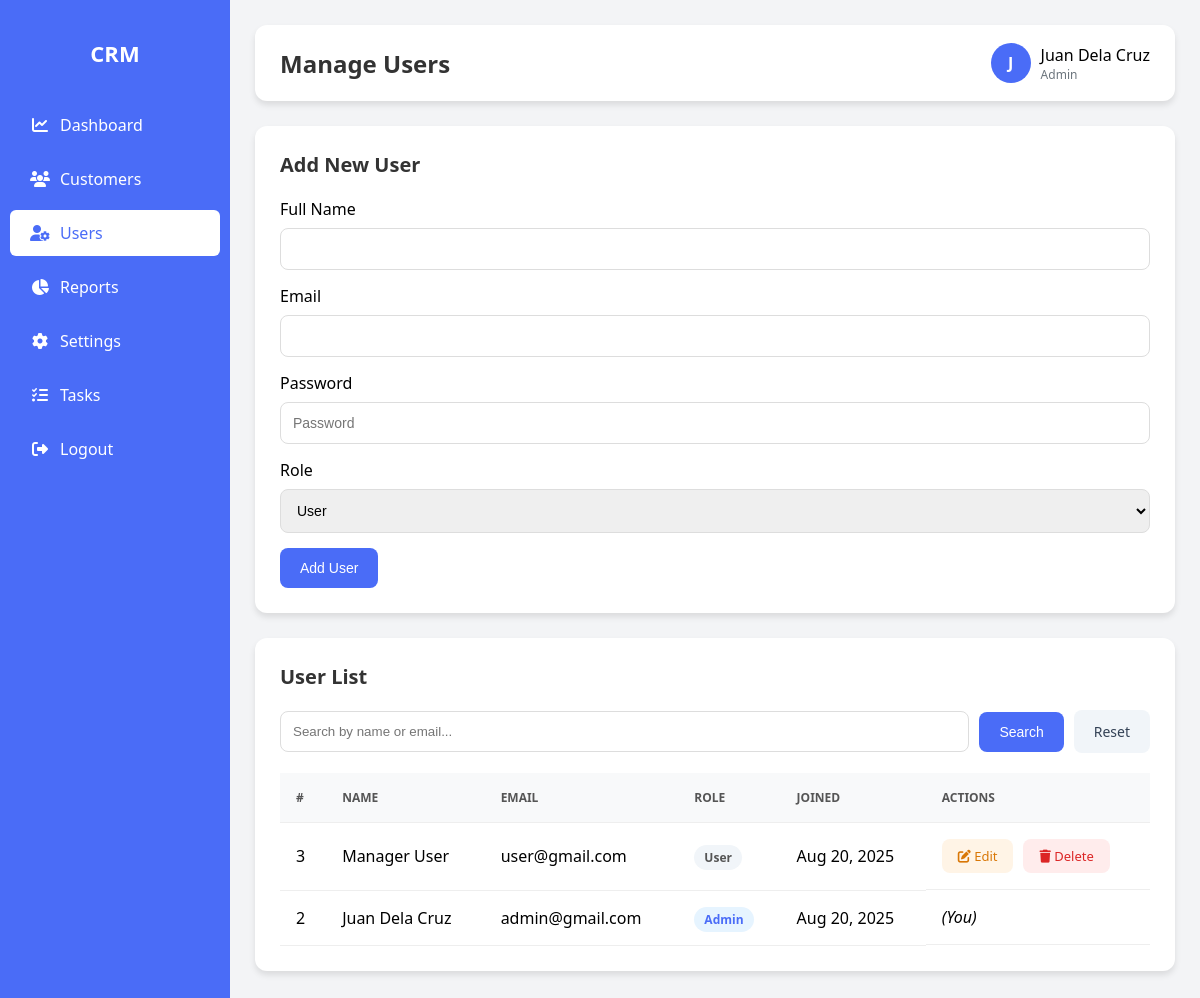
The page /users.php (signed in) on the database as committed earlier.
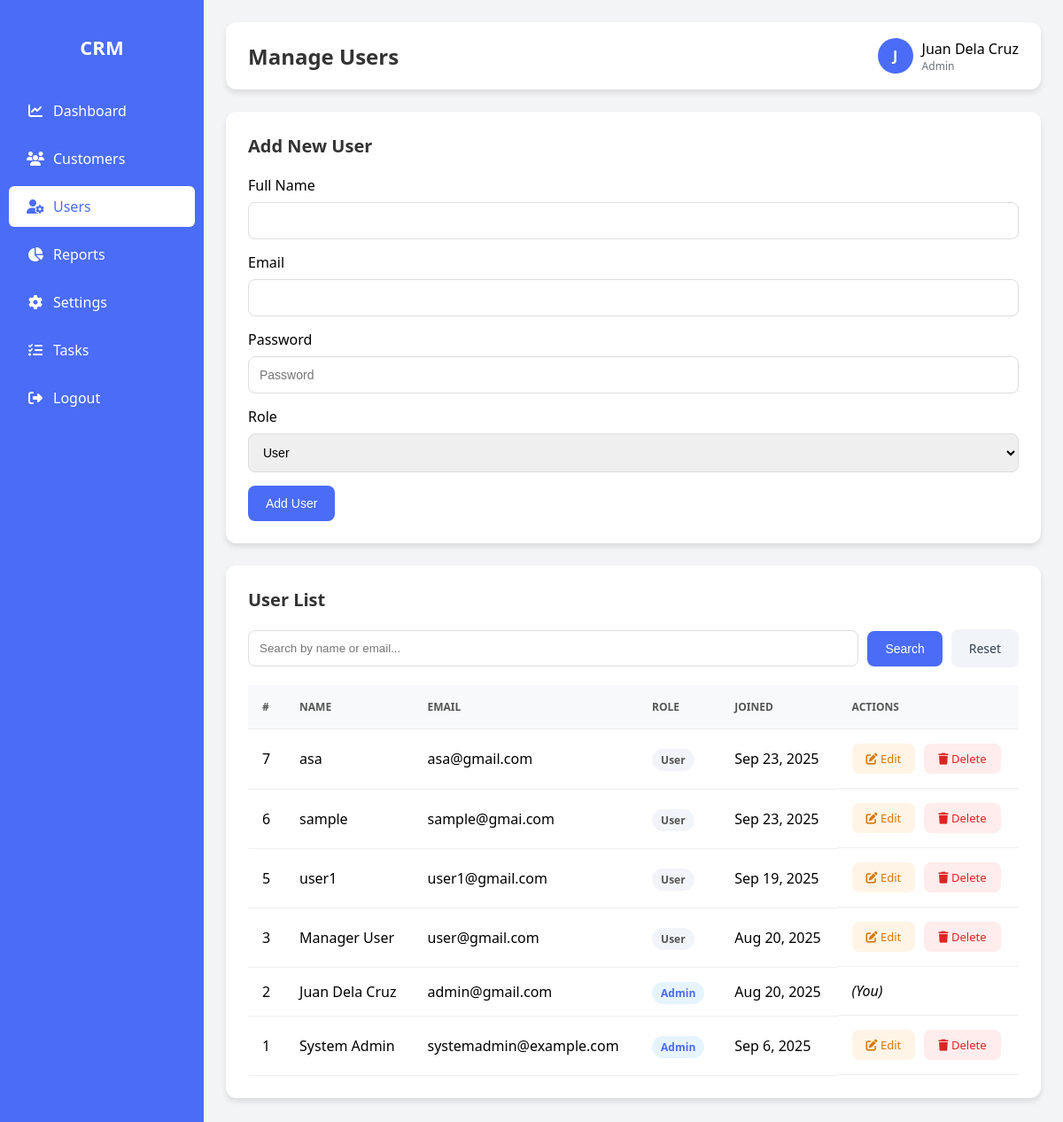
The same page on the database as committed later.
### tables this page shows
CREATE TABLE `users` (
  `id` int(11) NOT NULL,
  `name` varchar(100) NOT NULL,
  `email` varchar(100) NOT NULL,
  `password` varchar(255) NOT NULL,
  `role` enum('admin','user') DEFAULT 'user',
  `phone` varchar(20) DEFAULT NULL,
  `position` varchar(100) DEFAULT NULL,
  `bio` text DEFAULT NULL,
  `created_at` timestamp NOT NULL DEFAULT current_timestamp(),
  `updated_at` timestamp NOT NULL DEFAULT current_timestamp() ON UPDATE current_timestamp()
);

### functions.php (called while the page is built, shortened)
<?php
function getUserDetails($user_id) {
    global $conn;
    $sql = "SELECT * FROM users WHERE id = ?";
    $stmt = $conn->prepare($sql);
    $stmt->bind_param("i", $user_id);
    $stmt->execute();
    $result = $stmt->get_result();
    if ($result->num_rows > 0) {
        $user = $result->fetch_assoc();
        $name_parts = explode(' ', $user['name'], 2);
        $user['first_name'] = $name_parts[0] ?? '';
        $user['last_name'] = $name_parts[1] ?? '';
        return $user;
    }
    return null;
}
?>

### users.php (the view, shortened to what the changed rows need)
<?php
include 'config.php';
include 'functions.php';
$user_id = $_SESSION['user_id'];
$user_data = getUserDetails($user_id);
$user_name = $user_data['name'];
$role = $user_data['role'];
$search_term = $_GET['search'] ?? '';
if (!empty($search_term)) {
    $search_like = "%" . $search_term . "%";
    $stmt = $conn->prepare("SELECT id, name, email, role, created_at FROM users WHERE name LIKE ? OR email LIKE ? ORDER BY id DESC");
    $stmt->bind_param("ss", $search_like, $search_like);
    $stmt->execute();
    $result = $stmt->get_result();
    $stmt->close();
} else {
    $result = $conn->query("SELECT id, name, email, role, created_at FROM users ORDER BY id DESC");
}
?>
<!DOCTYPE html>
<html lang="en">
<head>
    <link rel="stylesheet" href="https://cdnjs.cloudflare.com/ajax/libs/font-awesome/6.4.0/css/all.min.css">
</head>
<body>
    <?php include 'sidebar.php'; ?>
    <div class="main-content">
        <div class="header">
            <h2>Manage Users</h2>
            <div class="header-actions">
                <div class="user-profile">
                    <div class="user-avatar"><?= strtoupper(substr($user_name, 0, 1)); ?></div>
                    <div>
                        <div style="font-weight: 500;"><?= htmlspecialchars($user_name); ?></div>
                        <div style="font-size: 12px; color: var(--secondary);"><?= ucfirst($role); ?></div>
                    </div>
                </div>
            </div>
        </div>
        <div class="card">
            <table>
                <thead>
                    <tr>
                        <th>#</th>
                        <th>Name</th>
                        <th>Email</th>
                        <th>Role</th>
                        <th>Joined</th>
                        <th>Actions</th>
                    </tr>
                </thead>
                <tbody>
                    <?php while ($row = $result->fetch_assoc()): ?>
                    <tr>
                        <td><?= $row['id']; ?></td>
                        <td><?= htmlspecialchars($row['name']); ?></td>
                        <td><?= htmlspecialchars($row['email']); ?></td>
                        <td><span class="role-badge role-<?= $row['role']; ?>"><?= ucfirst($row['role']); ?></span></td>
                        <td><?= date("M j, Y", strtotime($row['created_at'])); ?></td>
                        <td class="action-cell">
                            <?php if ($row['id'] != $_SESSION['user_id']): ?>
                                <a href="users.php?edit=<?= $row['id']; ?>" class="btn btn-edit"><i class="fas fa-edit"></i> Edit</a>
                                <a href="users.php?delete=<?= $row['id']; ?>" class="btn btn-delete" onclick="return confirm('Are you sure you want to delete this user?');"><i class="fas fa-trash"></i> Delete</a>
                            <?php else: ?>
                                <em>(You)</em>
                            <?php endif; ?>
                        </td>
                    </tr>
                    <?php endwhile; ?>
                </tbody>
            </table>
        </div>
    </div>
</body>
</html>

Rows that differ between the two databases and show on the page:
added users: id "7", name "asa", email "asa@gmail.com", role "User", created_at "Sep 23, 2025"
added users: id "6", name "sample", email "sample@gmai.com", role "User", created_at "Sep 23, 2025"
added users: id "5", name "user1", email "user1@gmail.com", role "User", created_at "Sep 19, 2025"
added users: id "1", name "System Admin", email "systemadmin@example.com", role "Admin", created_at "Sep 6, 2025"
